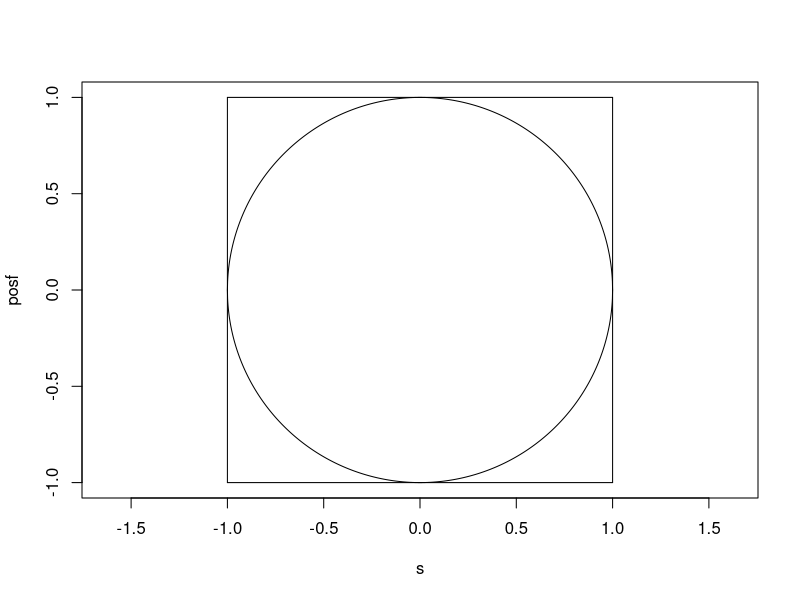
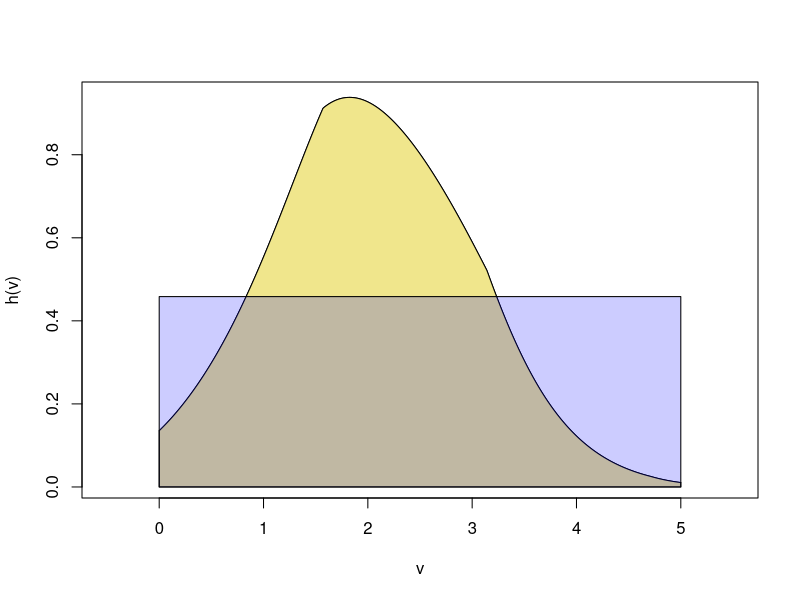
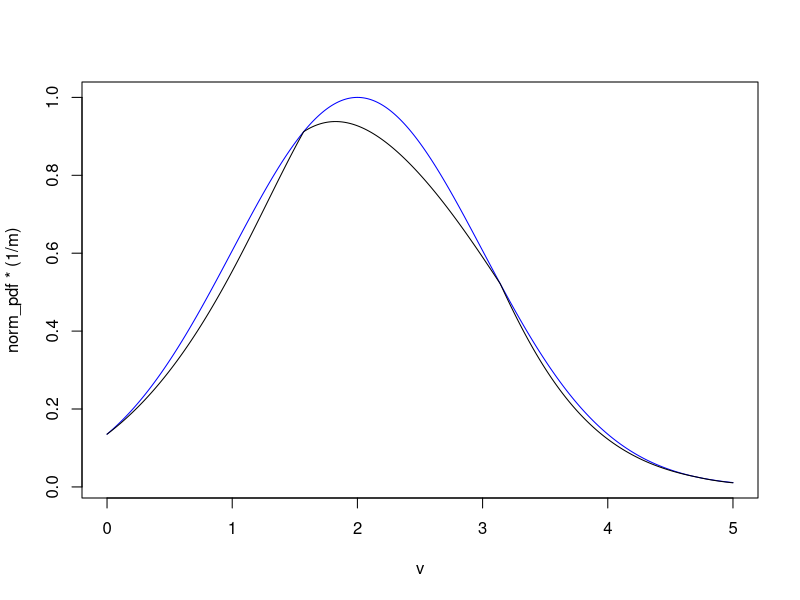

These figures' R source, in order:
## ---- chunk 1
knitr::opts_chunk$set(echo = TRUE)
## ---- chunk 2
s <- seq(-1, 1, by = 0.001)
posf <- sqrt(1 - s ^ 2)
plot(s, posf, type = "l", asp = 1, ylim = c(-1, 1))
lines(s, -1 * posf)
segments(-1, -1, -1, 1)
segments(-1, -1, 1, -1)
segments(1, 1, -1, 1)
segments(1, 1, 1, -1)
## ---- chunk 3


## ---- chunk 4
# what the function looks like
h <- function(x) {exp(-0.5 * (x - 2) ^ 2 - 0.1 * abs( sin(2 * x) ) )}
v <- seq(0, 5, by = 0.01)
plot(v, h(v), type = "l", xlim = c(-0.5, 5.5))
polygon(c(0, v, 5), c(0, h(v), 0), col = 'khaki')
rect_ht = 0.458394 # height of rectangle is the Expected value of h(x)
polygon(c(0, 0, 5, 5), c(0, rect_ht, rect_ht, 0), col = rgb(0, 0, 1, .2))
## ---- chunk 5
h <- function(x) {exp(-0.5 * (x - 2) ^ 2 - 0.1 * abs( sin(2 * x) ) )}

## Monte Carlo Integration using uniform random sampling
n = 5000 # total number of values to generate
k = 500  # number of values to plot

# First series
set.seed(1)
# write your code here

# second series
set.seed(2)

# third series
set.seed(3)

# plot with all three series


## ---- chunk 6

## ---- chunk 7
# what the function looks like, along with the normal distribution
h <- function(x) {exp(-0.5 * (x - 2) ^ 2 - 0.1 * abs( sin(2 * x) ) )}
v <- seq(0, 5, by = 0.01)
norm_pdf <- dnorm(v, mean = 2, sd = 1)

optimize(f = function(x){  dnorm(x,2,1) / h(x) }, interval = c(0, 5))
# The function inside optimize is the proposal g(x) divided by the function h(x).
# Optimize gives the location where the ratio between the proposal pdf and target function is smallest.
# If we multiply the proposal distribution by 1/ratio, then the proposal distribution will always be >= 
# target distribution. So we use this value as our constant M.

m <- optimize(f = function(x){  dnorm(x, 2, 1) / h(x) }, interval = c(0, 5))$objective
# Technically, this does not matter at all for importance sampling, but it makes it easier visually to
# see that the trial distribution matches the desired function quite well.

plot(v, norm_pdf * (1 / m), type = "l", col = "blue")  # trial distribution
lines(v, h(v), type = "l", col = "black")  # desired function

# we see a pretty good match between the trial distribution and desired function.
## ---- chunk 8
## your answer
Z_r = 1 - (pnorm(0, 2, 1) + (1 - pnorm(5, 2, 1)))
print(Z_r)

## ---- chunk 9
## Monte Carlo Integration using importance sampling
n = 5000
k = 500

# First series
# write your code here

## ---- chunk 10
## Monte Carlo Integration using self-normalizing importance sampling
n = 5000
k = 500

# First series
set.seed(1)
# write your code here

